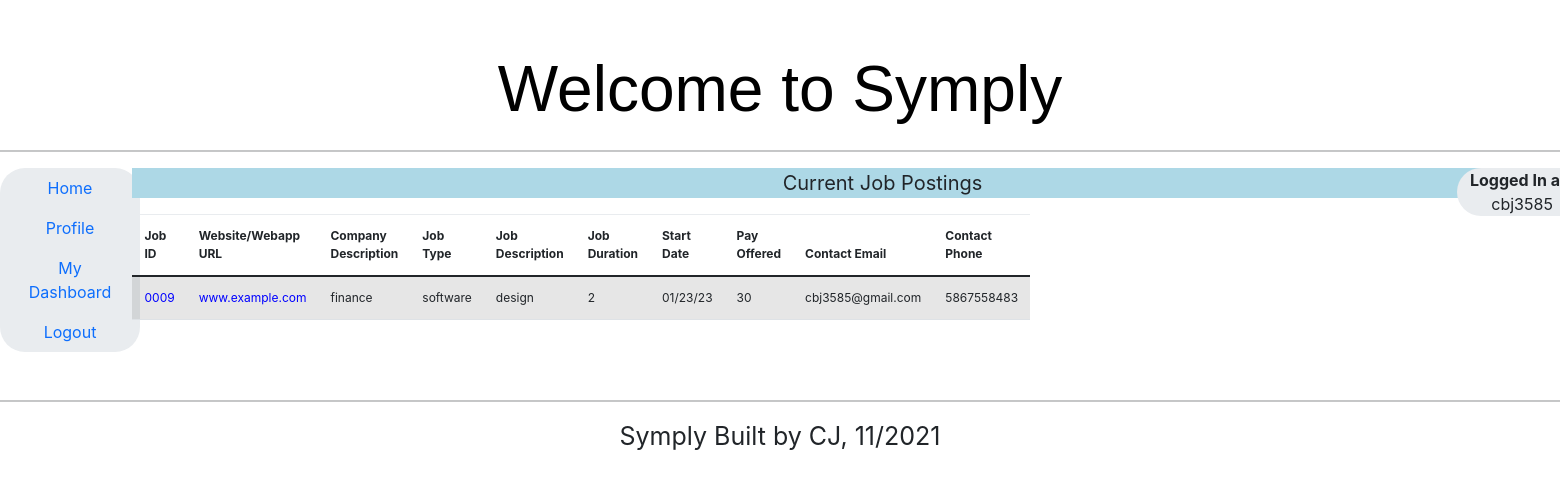
The page /job_posting_table (signed in) on the database as committed earlier.
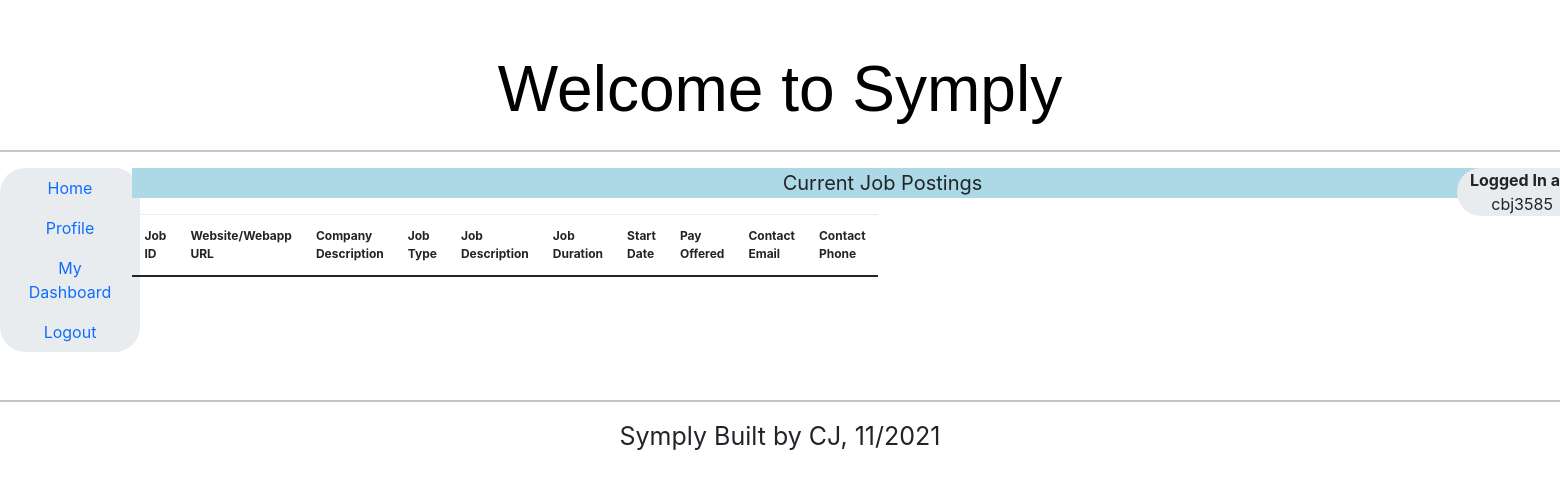
The same page on the database as committed later.
### application.py (models this page shows, shortened)
    class JobPost(db.Model):
        __tablename__ = 'jobpost'
        username = db.Column(db.String)
        jobid = db.Column(db.String,primary_key=True)
        contactemail = db.Column(db.String)
        contactphone = db.Column(db.String)
        website = db.Column(db.String)
        companydescription = db.Column(db.String)
        jobtype = db.Column(db.String)
        jobdescription = db.Column(db.String)
        payoffered = db.Column(db.String)
        jobduration = db.Column(db.String)
        startdate = db.Column(db.String)
        longdescription = db.Column(db.String)
        authenticated = db.Column(db.Boolean, default=False)

    class User(db.Model):
        __tablename__ = 'user'
        username = db.Column(db.String, primary_key=True)
        email = db.Column(db.String)
        phonenumber = db.Column(db.String)
        firstname = db.Column(db.String)
        lastname = db.Column(db.String)
        city = db.Column(db.String)
        state = db.Column(db.String)
        password = db.Column(db.String)
        authenticated = db.Column(db.Boolean, default=False)

### application.py (the view)
    @application.route("/job_posting_table")
    def job_posting_table():
        if current_user.is_authenticated:
            poster = current_user.username
            jobpost = JobPost.query.all()
            return render_template('job_posting_table_login.html', jobpost=jobpost, tabtitle='Symply Job Listings',poster=poster)
        else:
            jobpost = JobPost.query.all()
            return render_template('job_posting_table.html', jobpost=jobpost, tabtitle='Symply Job Listings')

### application.py (called while the page is built)
    @login_manager.user_loader
    def user_loader(user_id):
        return User.query.get(user_id)

### templates/job_posting_table_login.html (shortened to what this page needs)
{% extends "base4.html" %}
{% block content %}
<!DOCTYPE html>
<html lang="en">
  <head>
    <link href="{{ url_for('static', filename='bootstrap.min.css') }}" rel="stylesheet">
    <link href="{{ url_for('static', filename='narrow-jumbotron.css') }}" rel="stylesheet">
  </head>
  <body>
    <div><p style="background-color: lightblue;font-size: 20px; width: 1500px; text-align: center;">Current Job Postings</p></div>
    <table id="data" class="table table-striped" style="width: 1500px; font-size: 12px;">
      <thead>
        <tr>
          <th>Job ID </th>
          <th>Website/Webapp URL</th>
          <th>Company Description</th>
          <th>Job Type</th>
          <th>Job Description</th>
          <th>Job Duration </th>
          <th>Start Date</th>
          <th>Pay Offered</th>
          <th>Contact Email </th>
          <th>Contact Phone</th>
        </tr>
      </thead>
      <tbody>
        {% for jp in jobpost %}
          <tr>
            <td><a href="/job_information/{{ jp.jobid }}" style="color: blue;">{{ jp.jobid }}</a></td>
            <td><a href={{ jp.website }} style="color:blue" target="_blank" rel="noopener noreferrer">{{ jp.website }}</a></td>
            <td>{{ jp.companydescription }}</td>
            <td>{{ jp.jobtype }}</td>
            <td>{{ jp.jobdescription }}</td>
            <td>{{ jp.jobduration }}</td>
            <td>{{ jp.startdate }}</td>
            <td>{{ jp.payoffered }}</td>
            <td>{{ jp.contactemail }}</td>
            <td>{{ jp.contactphone }}</td>
          </tr>
        {% endfor %}
      </tbody>
    </table>
  </body>
</html>
{% endblock %}
{% block loggedin %}
      <div>
        <p><b>Logged In as:</b> {{poster}}</p>
      </div>
{% endblock %}

### templates/base4.html (shortened to what this page needs)
<!doctype html>
<html>
  <head>
    <link href="https://cdn.jsdelivr.net/npm/bootstrap@5.0.1/dist/css/bootstrap.min.css" rel="stylesheet">
    <link rel="stylesheet" type="text/css" href="https://cdn.datatables.net/1.10.25/css/dataTables.bootstrap5.css">
  </head>
  <body>
    <header>
        <h1 style="font-family: 'Gill Sans', 'Gill Sans MT', Calibri, 'Trebuchet MS', sans-serif ; padding:30px 30px 10px 30px; font-size:4em;text-align: center;color: black;">Welcome to Symply</h1>
        <hr>
    </header>
    <div class="row">
        <div class="col-sm-1">
          <div class="jumbotron" style="width: 140px; font-size: 1.0rem; padding: 0% 0% 0% 0%;">
                <a class="nav-link active" href="{{ url_for('welcome') }}">Home </a>
                <a class="nav-link active" href="{{ url_for('user_profile') }}">Profile</a>
                <a class="nav-link active" href="{{ url_for('buyer_dashboard') }}">My Dashboard</a>
                <a class="nav-link active" href="{{ url_for('logout') }}">Logout </a>
          </div>
        </div>
        <div class="col-sm-1">
            {% block content %}{% endblock %}
          </div>
        <div class="col-sm-1">
        </div>
        <div class="col-sm-1">
        </div>
        <div class="col-sm-1">
        </div>
        <div class="col-sm-1">
        </div>
        <div class="col-sm-1">
          </div>
          <div class="col-sm-1">
          </div>
          <div class="col-sm-1">
          </div>
          <div class="col-sm-1">
          </div>
          <div class="col-sm-1">
          </div>
          <div class="col-sm-1">
            <div class="jumbotron" style="width: 150px; font-size: 1.0rem;padding: 0% 20% 0% 0%;">
              {% block loggedin %}{% endblock %}
            </div>
          </div>
    </div>
    <footer>
      <hr>
      <div class="row">
        <ul style="text-align: center;">
          <p style="text-align: center; font-size: 25px;">Symply Built by CJ, 11/2021</p>
        </ul>
      </div>
    </footer>
  </body>
  </html>

### static/narrow-jumbotron.css (style rules this page uses)
body { padding-top: 1.5rem; padding-bottom: 1.5rem; }
.jumbotron { text-align: center; border-bottom: .05rem solid #e5e5e5; border-radius: 25px; font-size: 2.5rem; }
@media screen and (min-width: 48em) { .jumbotron { border-bottom: 0; } }

Rows that differ between the two databases and show on the page:
removed JobPost: jobid "0009", website "www.example.com", companydescription "finance", jobtype "software", jobdescription "design", jobduration "2", startdate "01/23/23", payoffered "30", contactemail "cbj3585@gmail.com", contactphone "5867558483"
